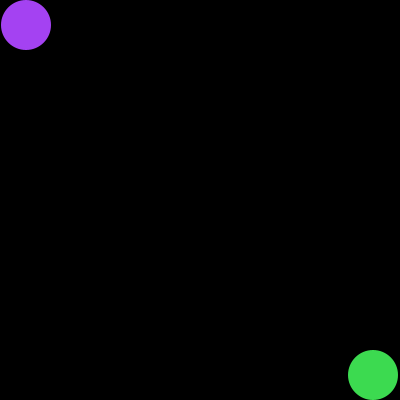
Frame 1 (no input)
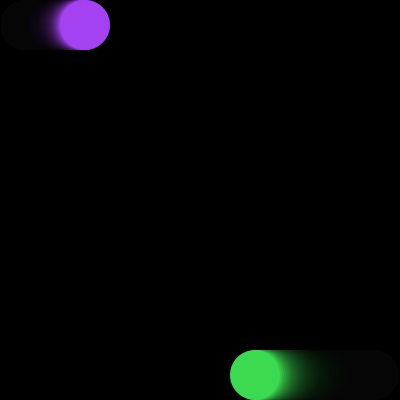
Frame 60 (the mouse pressed at the canvas centre just before this capture)
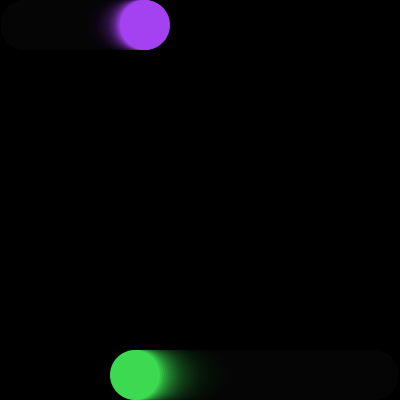
Frame 120 (the mouse held since frame 60 and released just before this capture)

The Processing sketch that drew these frames (run headless with seeded random() and noise(); from frame 60 on, the mouse is pressed at the canvas centre):

// Processing sketch: processing_131147
// ── processing_131147.pde

//Copyright Christopehr Henley 2014

float AfigX,AfigY,BfigX,BfigY, diam;
float spdAx,spdAy,spdBx,spdBy;
color bgColor=color(0,25);
color elipColor1=color(random(255),random(255),random(255));
color elipColor2=color(random(255),random(255),random(255));



void setup(){
  size(400,400);
  background(0);
  diam=50;
  AfigX=diam/2;
  AfigY=diam/2;
  BfigX=width-(diam/2);
  BfigY=height-(diam/2);
  spdAx=1;
  spdBx=-2;
  spdAy=0;
  spdBy=0;
}

void draw(){
  prepWindow();
  moveFigures();
  drawFigure();
}

void prepWindow(){
  fill(bgColor);
  rect(0,0,width,height);
}

void drawFigure(){
  figure(AfigX,AfigY,elipColor1);
  figure(BfigX,BfigY,elipColor2);
}

void figure(float figX, float figY, int elipColor){
  noStroke();
  fill(elipColor);
  ellipse(figX,figY,diam,diam);
}

void moveFigures(){
  AfigX=AfigX+spdAx;
  AfigY=AfigY+spdAy;
  BfigX=BfigX+spdBx;
  BfigY=BfigY+spdBy;
  //Ellipse 1
  if (AfigX==width-(diam/2) && (AfigY==diam/2)){
    spdAx=0;
    spdAy=1;
    elipColor1=color(random(255),random(255),random(255));
  }
  if (AfigY==height-(diam/2) && (AfigX==width-(diam/2))){
    spdAy=0;
    spdAx=-1;
    elipColor1=color(random(255),random(255),random(255));
  }
  if (AfigX==diam/2 && (AfigY==height-diam/2)){
    spdAx=0;
    spdAy=-1;
    elipColor1=color(random(255),random(255),random(255));
  }
  if (AfigY==diam/2 && (AfigX==diam/2)){
    spdAx=1;
    spdAy=0;
    elipColor1=color(random(255),random(255),random(255));
  }
  //Ellipse 2
  if (BfigX==width-(diam/2) && (BfigY==diam/2)){
    spdBx=0;
    spdBy=2;
    elipColor2=color(random(255),random(255),random(255));
  }
  if (BfigY==height-(diam/2) && (BfigX==width-(diam/2))){
    spdBy=0;
    spdBx=-2;
    elipColor2=color(random(255),random(255),random(255));
  }
  if (BfigX==diam/2 && (BfigY==height-diam/2)){
    spdBx=0;
    spdBy=-2;
    elipColor2=color(random(255),random(255),random(255));
  }
  if (BfigY==diam/2 && (BfigX==diam/2)){
    spdBx=2;
    spdBy=0;
    elipColor2=color(random(255),random(255),random(255));
  }
}
